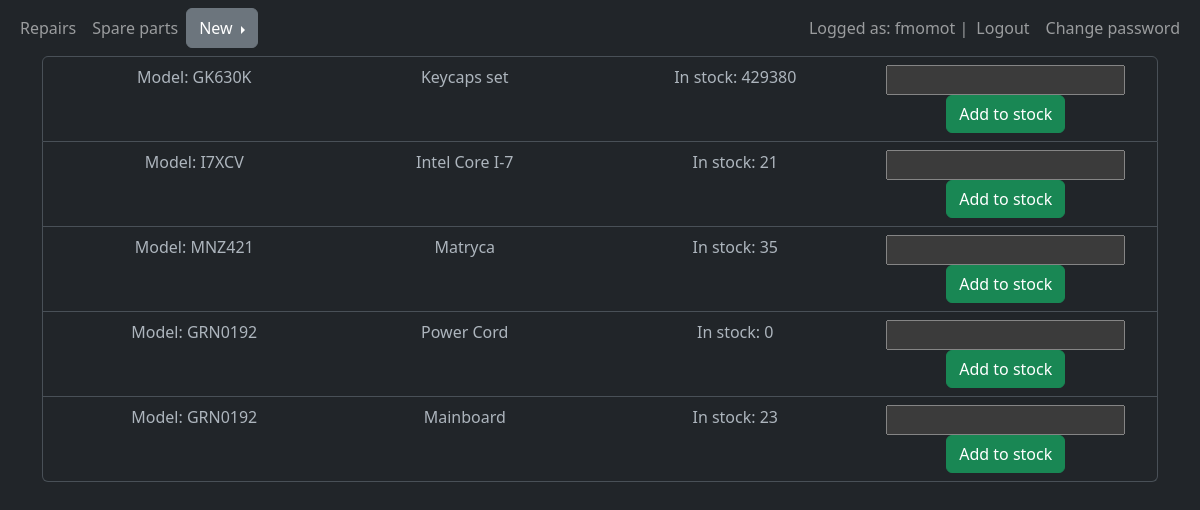
The page /show_spares/ (signed in) on the database its author committed.
### mainHelper/models.py (models this page shows, shortened)
class Employee(AbstractUser):
    CHOOSE_POSITION = (
        ('warehouse', 'Warehouse'),
        ('service', 'Service')
    )
    position = models.CharField(max_length=50, choices=CHOOSE_POSITION)

class SparePart(models.Model):
    nameOfPart = models.CharField('Name of part',max_length=200)
    quantity = models.IntegerField('Quantity')
    model = models.CharField('Device model', max_length=200)

### mainHelper/views.py (the view, shortened to what this page needs)
# urls.py: path('show_spares/', views.showSpares, name='showSpares'),
@login_required(login_url='/login')
def showSpares(request):
    spares = SparePart.objects.all()
    return render(request, 'mainHelper/show_spares.html', {'spares':spares})

### mainHelper/templates/mainHelper/show_spares.html (shortened to what this page needs)
{% extends 'mainHelper/base.html' %}
{% load crispy_forms_tags %}
{% block content %}
<ul class="list-group">
    {% for sparePart in spares %}
    <li class="list-group-item">
        <div class="container text-center">
            <div class="row">
              <div class="col">
                Model: {{sparePart.model}}
              </div>
              <div class="col">
                {{sparePart.nameOfPart}}
              </div>
              <div class="col">
                In stock: {{sparePart.quantity}}
              </div>
              <div class="col">
                <form method="post" class="form-group">
                    <input type="number" name="addQuantity">
                    <button type="submit" class="btn btn-success" value="{{sparePart.id}}" name="spareId">Add to stock</button>
                </form>
              </div>
            </div>
        </div>
    </li>
    {% empty %}
    <h1>No spare parts</h1>
  {% endfor %}
</ul>
{% endblock %}

### mainHelper/templates/mainHelper/base.html (shortened to what this page needs)
<!DOCTYPE html>
<html lang="en" data-bs-theme="dark">
<head>
    <link href="https://cdn.jsdelivr.net/npm/bootstrap@5.3.0/dist/css/bootstrap.min.css" rel="stylesheet">
</head>
<body>
    <nav class="navbar navbar-expand-lg navbar-dark bg-dark">
        <div class="container-fluid">
          <div>
            <ul class="navbar-nav">
              {% if user.position != 'warehouse' %}
              <li class="nav-item">
                <a class="nav-link" href="/home">Repairs</a>
              </li>
              {% endif %}
              {% if user.position != 'service' %}
              <li class="nav-item">
                <a class="nav-link" href="/show_spares">Spare parts</a>
              </li>
              {% endif %}
                <div class="btn-group dropend" data-bs-theme="dark">
                  <button type="button" class="btn btn-secondary dropdown-toggle" data-bs-toggle="dropdown"  aria-expanded="false">
                    New
                  </button>
                </div>
            </ul>
          </div>
          <div>
            <ul class="navbar-nav">
              {% if user.is_authenticated %}
              <span class="navbar-text">Logged as: {{user.username}} | </span>
              <li class="nav-item">
                <a class="nav-link" href="/logout">Logout</a>
              </li>
              <li class="nav-item">
                <a class="nav-link" href="/password_change">Change password</a>
              </li>
              {% else %}
              <li class="nav-item">
                <a class="nav-link" href="/login">Login</a>
              </li>
              {% endif %}
            </ul>
          </div>
        </div>
      </nav>
    <div class="container" >
        {% block content %}
        {% endblock %}
    </div>
</body>
</html>

### rows shown on the page
Employee: username "fmomot"
SparePart: model "GK630K", nameOfPart "Keycaps set", quantity "429380", {{ sparePart.id }} 1 (drawn)
SparePart: model "I7XCV", nameOfPart "Intel Core I-7", quantity "21", {{ sparePart.id }} 3 (drawn)
SparePart: model "MNZ421", nameOfPart "Matryca", quantity "35", {{ sparePart.id }} 4 (drawn)
SparePart: model "GRN0192", nameOfPart "Power Cord", quantity "0", {{ sparePart.id }} 5 (drawn)
SparePart: model "GRN0192", nameOfPart "Mainboard", quantity "23", {{ sparePart.id }} 6 (drawn)
